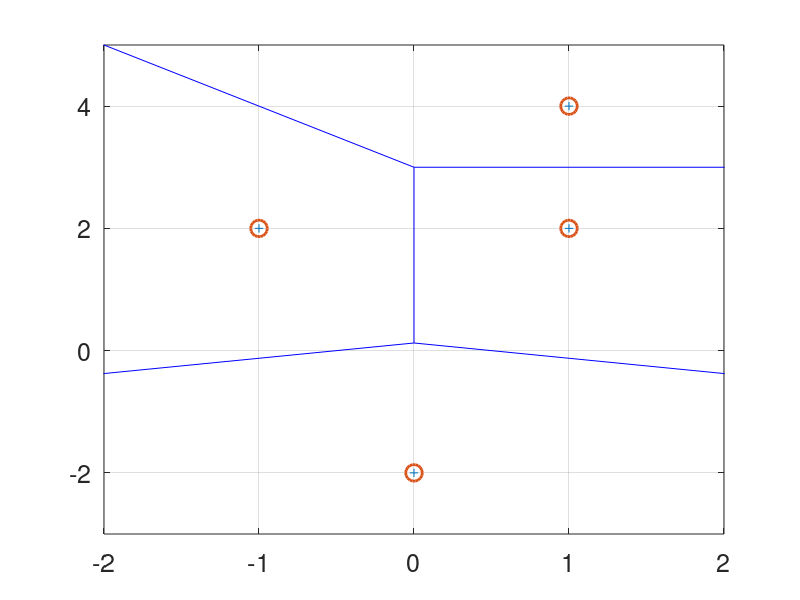

Reproduce this figure in MATLAB. (Note: this script raises an error after producing the figure.)
%% MMSP2 - Lab 2
%  Exercise 4 - Vector quantization

clearvars
close all
clc

%% 1) Consider a 2D vector quantizer with codebook y1=(1,2), y2=(1,4), y3=(-1,2), y4=(0,-2)
%%    Show optimal assignement regions

cb = [ 1,1,-1,0;
       2,4,2,-2 ];

figure()
voronoi(cb(1,:),cb(2,:));
hold on;
plot(cb(1,:),cb(2,:),'o', 'markersize', 12, 'linewidth', 2);
grid on;
xlim([min(cb(1,:))-1,max(cb(1,:))+1]);
ylim([min(cb(2,:))-1,max(cb(2,:))+1]);
set(gca, 'fontsize', 18);

%% 2) Quantize the sequence x=(-4:5) using groups of 2 consecutive 
% samples at time

x = -4:5;
xgroup = [x(1:2:end) ; x(2:2:end);];

xgroup_q = zeros(size(xgroup));

for sample_idx = 1:size(xgroup,2)
    sample = xgroup(:,sample_idx);
    
    % compute the euclidean distance from each centroid
    dist = sum((sample - cb) .^2);
    
    % find the nearest centroid
    [~,min_idx] = min(dist);
    sample_code = cb(:,min_idx);
    
    xgroup_q(:,sample_idx) = sample_code;
    
end

% MATLAB way
vqenc = dsp.VectorQuantizerEncoder('Codebook',cb);
xgroup_q_ml_idxs = vqenc.step(xgroup);
xgroup_q_ml = cb(:,xgroup_q_ml_idxs+1);

%% 3) Plot the original and the quantized sequences

figure();
voronoi(cb(1,:),cb(2,:));
hold on;
leg = [];
leg(1) = plot(xgroup(1,:),xgroup(2,:),'x', 'markersize', 12, 'linewidth', 2);
leg(2) = plot(xgroup_q(1,:),xgroup_q(2,:),'o', 'markersize', 12, 'linewidth', 2);
leg(3) = plot(xgroup_q_ml(1,:),xgroup_q_ml(2,:),'p', 'markersize', 12, 'linewidth', 2);
legend(leg,'Original','Quantized', 'Quantized ML');
grid on;
set(gca, 'fontsize', 18);